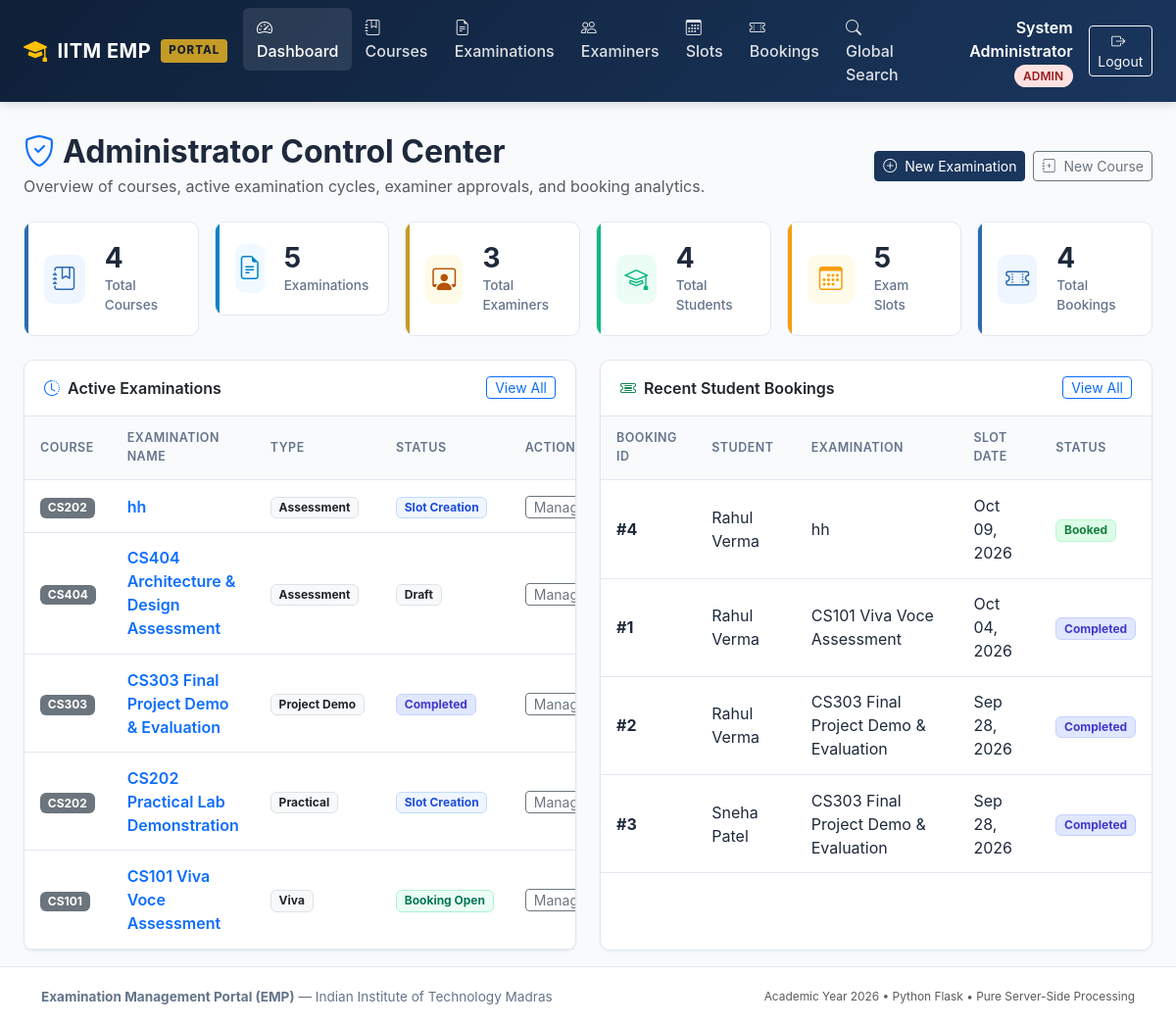
The app's page /admin/dashboard (signed in), older data.
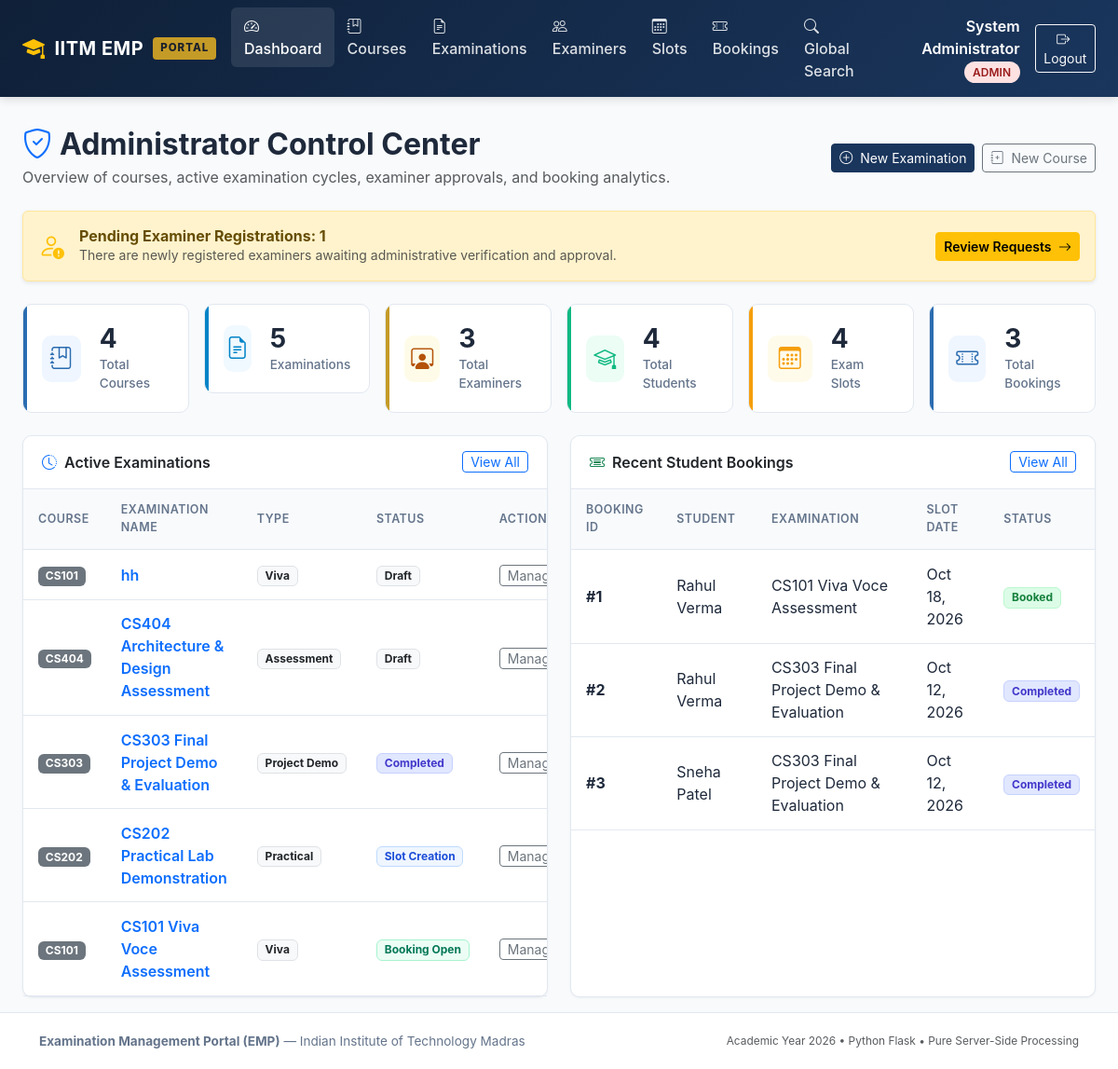
The same page, newer data.
### models/examination.py (models this page shows, shortened)
class Examination(db.Model):
    __tablename__ = 'examinations'
    exam_id = db.Column(db.Integer, primary_key=True, autoincrement=True)
    course_id = db.Column(db.Integer, db.ForeignKey('courses.course_id', ondelete='CASCADE'), nullable=False)
    examination_name = db.Column(db.String(200), nullable=False)
    examination_type = db.Column(db.String(50), nullable=False)
    duration = db.Column(db.Integer, nullable=False, default=30)
    maximum_marks = db.Column(db.Float, nullable=False, default=100.0)
    slot_creation_start = db.Column(db.DateTime, nullable=False)
    slot_creation_end = db.Column(db.DateTime, nullable=False)
    slot_booking_start = db.Column(db.DateTime, nullable=False)
    slot_booking_end = db.Column(db.DateTime, nullable=False)
    status = db.Column(db.String(30), nullable=False, default='Draft')
    course = db.relationship('Course', back_populates='examinations')
    rubrics = db.relationship('Rubric', back_populates='examination', cascade='all, delete-orphan')
    slots = db.relationship('ExaminationSlot', back_populates='examination', cascade='all, delete-orphan')

### models/course.py (models this page shows, shortened)
class Course(db.Model):
    __tablename__ = 'courses'
    course_id = db.Column(db.Integer, primary_key=True, autoincrement=True)
    course_code = db.Column(db.String(50), unique=True, nullable=False, index=True)
    course_name = db.Column(db.String(200), nullable=False)
    description = db.Column(db.Text, nullable=True)
    status = db.Column(db.String(20), nullable=False, default='active')
    examinations = db.relationship('Examination', back_populates='course', cascade='all, delete-orphan')

### models/booking.py (models this page shows, shortened)
class Booking(db.Model):
    __tablename__ = 'bookings'
    booking_id = db.Column(db.Integer, primary_key=True, autoincrement=True)
    student_id = db.Column(db.Integer, db.ForeignKey('users.id', ondelete='CASCADE'), nullable=False)
    slot_id = db.Column(db.Integer, db.ForeignKey('examination_slots.slot_id', ondelete='CASCADE'), nullable=False)
    booking_date = db.Column(db.DateTime, default=datetime.now, nullable=False)
    status = db.Column(db.String(30), nullable=False, default='Booked')
    student = db.relationship('User', back_populates='bookings', foreign_keys=[student_id])
    slot = db.relationship('ExaminationSlot', back_populates='bookings')
    evaluations = db.relationship('Evaluation', back_populates='booking', cascade='all, delete-orphan')

### models/user.py (models this page shows, shortened)
class User(UserMixin, db.Model):
    __tablename__ = 'users'
    id = db.Column(db.Integer, primary_key=True, autoincrement=True)
    name = db.Column(db.String(150), nullable=False)
    email = db.Column(db.String(150), unique=True, nullable=False, index=True)
    password_hash = db.Column(db.String(256), nullable=False)
    role = db.Column(db.String(20), nullable=False)
    status = db.Column(db.String(20), nullable=False, default='active')
    created_at = db.Column(db.DateTime, default=datetime.now, nullable=False)
    examiner_profile = db.relationship('ExaminerProfile', back_populates='user', uselist=False, cascade='all, delete-orphan')
    slots = db.relationship('ExaminationSlot', back_populates='examiner', foreign_keys='ExaminationSlot.examiner_id', cascade='all, delete-orphan')
    bookings = db.relationship('Booking', back_populates='student', foreign_keys='Booking.student_id', cascade='all, delete-orphan')

### models/slot.py (models this page shows, shortened)
class ExaminationSlot(db.Model):
    __tablename__ = 'examination_slots'
    slot_id = db.Column(db.Integer, primary_key=True, autoincrement=True)
    examination_id = db.Column(db.Integer, db.ForeignKey('examinations.exam_id', ondelete='CASCADE'), nullable=False)
    examiner_id = db.Column(db.Integer, db.ForeignKey('users.id', ondelete='CASCADE'), nullable=False)
    date = db.Column(db.Date, nullable=False)
    start_time = db.Column(db.Time, nullable=False)
    end_time = db.Column(db.Time, nullable=False)
    maximum_student_capacity = db.Column(db.Integer, nullable=False, default=1)
    available_seats = db.Column(db.Integer, nullable=False, default=1)
    status = db.Column(db.String(30), nullable=False, default='Available')
    examination = db.relationship('Examination', back_populates='slots')
    examiner = db.relationship('User', back_populates='slots', foreign_keys=[examiner_id])
    bookings = db.relationship('Booking', back_populates='slot', cascade='all, delete-orphan')

### routes/admin.py (the view)
@admin_bp.route('/')
@admin_bp.route('/dashboard')
def dashboard():
    total_courses = Course.query.count()
    total_examinations = Examination.query.count()
    total_examiners = User.query.filter_by(role='examiner').count()
    pending_examiners = User.query.filter_by(role='examiner', status='pending').count()
    total_students = User.query.filter_by(role='student').count()
    total_slots = ExaminationSlot.query.count()
    total_bookings = Booking.query.count()
    recent_bookings = Booking.query.order_by(Booking.booking_date.desc()).limit(6).all()
    recent_examinations = Examination.query.order_by(Examination.exam_id.desc()).limit(5).all()
    return render_template(
        'admin/dashboard.html',
        total_courses=total_courses,
        total_examinations=total_examinations,
        total_examiners=total_examiners,
        pending_examiners=pending_examiners,
        total_students=total_students,
        total_slots=total_slots,
        total_bookings=total_bookings,
        recent_bookings=recent_bookings,
        recent_examinations=recent_examinations
    )

### routes/admin.py (called while the page is built)
@admin_bp.before_request
@login_required
@role_required('admin')
def check_admin():
    pass

### templates/admin/dashboard.html (shortened to what the changed rows need)
{% extends 'base.html' %}
{% block content %}
<div class="d-flex flex-column flex-md-row justify-content-between align-items-md-center mb-4 gap-2">
  <div>
    <h2 class="fw-bold mb-1"><i class="bi bi-shield-check text-primary me-2"></i>Administrator Control Center</h2>
  </div>
</div>
{% if pending_examiners > 0 %}
<div class="alert alert-warning d-flex align-items-center justify-content-between shadow-sm mb-4">
  <div class="d-flex align-items-center">
    <i class="bi bi-person-exclamation fs-3 me-3 text-warning"></i>
    <div>
      <h6 class="mb-0 fw-bold">Pending Examiner Registrations: {{ pending_examiners }}</h6>
      <p class="small mb-0 text-muted">There are newly registered examiners awaiting administrative verification and approval.</p>
    </div>
  </div>
  <a href="{{ url_for('admin.examiners', status='pending') }}" class="btn btn-warning btn-sm fw-semibold">
    Review Requests <i class="bi bi-arrow-right ms-1"></i>
  </a>
</div>
{% endif %}
<div class="row g-3 mb-4">
  <div class="col-6 col-lg-2">
    <div class="stat-card stat-warning">
      <div>
        <div class="stat-value">{{ total_slots }}</div>
        <div class="stat-label">Exam Slots</div>
      </div>
    </div>
  </div>
  <div class="col-6 col-lg-2">
    <div class="stat-card stat-primary">
      <div>
        <div class="stat-value">{{ total_bookings }}</div>
        <div class="stat-label">Total Bookings</div>
      </div>
    </div>
  </div>
</div>
<div class="row g-4">
  <div class="col-lg-6">
    <div class="emp-card h-100">
      <div class="table-responsive">
        <table class="emp-table">
          <thead>
            <tr>
              <th>Course</th>
              <th>Examination Name</th>
              <th>Type</th>
              <th>Status</th>
              <th>Actions</th>
            </tr>
          </thead>
          <tbody>
            {% for exam in recent_examinations %}
            <tr>
              <td>
                <span class="badge bg-secondary">{{ exam.course.course_code }}</span>
              </td>
              <td>
                <a href="{{ url_for('admin.examination_detail', exam_id=exam.exam_id) }}" class="fw-semibold text-decoration-none">
                  {{ exam.examination_name }}
                </a>
              </td>
              <td><span class="badge bg-light text-dark border">{{ exam.examination_type }}</span></td>
              <td>
                {% if exam.status == 'Booking Open' %}
                  <span class="badge badge-status-open">Booking Open</span>
                {% elif exam.status == 'Slot Creation' %}
                  <span class="badge badge-status-creation">Slot Creation</span>
                {% elif exam.status == 'Completed' %}
                  <span class="badge badge-status-completed">Completed</span>
                {% else %}
                  <span class="badge bg-light text-dark border">{{ exam.status }}</span>
                {% endif %}
              </td>
              <td>
                <a href="{{ url_for('admin.examination_detail', exam_id=exam.exam_id) }}" class="btn btn-sm btn-outline-secondary py-0">
                  Manage
                </a>
              </td>
            </tr>
            {% else %}
            <tr>
              <td colspan="5" class="text-center py-4 text-muted">No examinations found.</td>
            </tr>
            {% endfor %}
          </tbody>
        </table>
      </div>
    </div>
  </div>
  <div class="col-lg-6">
    <div class="emp-card h-100">
      <div class="table-responsive">
        <table class="emp-table">
          <thead>
            <tr>
              <th>Booking ID</th>
              <th>Student</th>
              <th>Examination</th>
              <th>Slot Date</th>
              <th>Status</th>
            </tr>
          </thead>
          <tbody>
            {% for b in recent_bookings %}
            <tr>
              <td class="fw-bold">#{{ b.booking_id }}</td>
              <td>{{ b.student.name }}</td>
              <td>{{ b.slot.examination.examination_name }}</td>
              <td>{{ b.slot.date | date_format }}</td>
              <td>
                {% if b.status == 'Booked' %}
                  <span class="badge badge-status-available">Booked</span>
                {% elif b.status == 'Completed' %}
                  <span class="badge badge-status-completed">Completed</span>
                {% else %}
                  <span class="badge badge-status-cancelled">Cancelled</span>
                {% endif %}
              </td>
            </tr>
            {% else %}
            <tr>
              <td colspan="5" class="text-center py-4 text-muted">No bookings registered yet.</td>
            </tr>
            {% endfor %}
          </tbody>
        </table>
      </div>
    </div>
  </div>
</div>
{% endblock %}

Row changes from the older to the newer data that the page shows:
removed Booking: booking_id "4", student.name "Rahul Verma", slot.examination.examination_name "hh", slot "Oct 09, 2026", status "Booked"
changed Examination "hh": course.course_code "CS202" → "CS101"; examination_type "Assessment" → "Viva"; status (not shown) → "Draft"; no longer shows "Slot Creation"
changed Booking "CS101 Viva Voce Assessment": slot "Oct 04, 2026" → "Oct 18, 2026"; status "Completed" → "Booked"
changed Booking id 2: slot "Sep 28, 2026" → "Oct 12, 2026"
changed Booking "Sneha Patel": slot "Sep 28, 2026" → "Oct 12, 2026"
Text that changed along with them:
{{ pending_examiners }}: (not shown) → "1"
{{ total_slots }}: "5" → "4"
{{ total_bookings }}: "4" → "3"
text now shown: "Pending Examiner Registrations: There are newly registered examiners awaiting administrative verification and approval. Review Requests"
